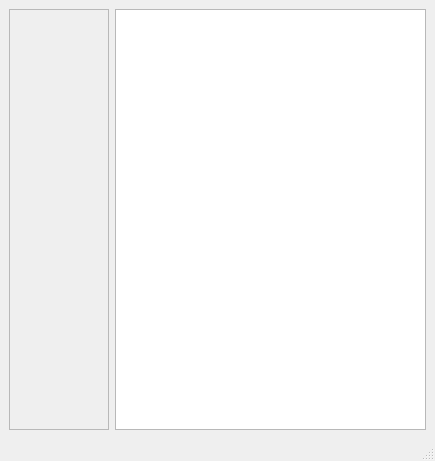
<?xml version="1.0" encoding="UTF-8"?>
<ui version="4.0">
 <class>TopView</class>
 <widget class="QMainWindow" name="TopView">
  <property name="geometry">
   <rect>
    <x>0</x>
    <y>0</y>
    <width>435</width>
    <height>461</height>
   </rect>
  </property>
  <property name="windowTitle">
   <string>MainWindow</string>
  </property>
  <widget class="QWidget" name="centralwidget">
   <layout class="QGridLayout" name="gridLayout">
    <item row="0" column="0">
     <widget class="QFrame" name="frame">
      <property name="minimumSize">
       <size>
        <width>100</width>
        <height>0</height>
       </size>
      </property>
      <property name="frameShape">
       <enum>QFrame::StyledPanel</enum>
      </property>
      <property name="frameShadow">
       <enum>QFrame::Raised</enum>
      </property>
     </widget>
    </item>
    <item row="0" column="1">
     <widget class="PlotWidget" name="plotItem_topview"/>
    </item>
   </layout>
  </widget>
  <widget class="QMenuBar" name="menubar">
   <property name="geometry">
    <rect>
     <x>0</x>
     <y>0</y>
     <width>435</width>
     <height>22</height>
    </rect>
   </property>
  </widget>
  <widget class="QStatusBar" name="statusbar"/>
 </widget>
 <customwidgets>
  <customwidget>
   <class>PlotWidget</class>
   <extends>QGraphicsView</extends>
   <header>pyqtgraph</header>
  </customwidget>
 </customwidgets>
 <resources/>
 <connections/>
</ui>
